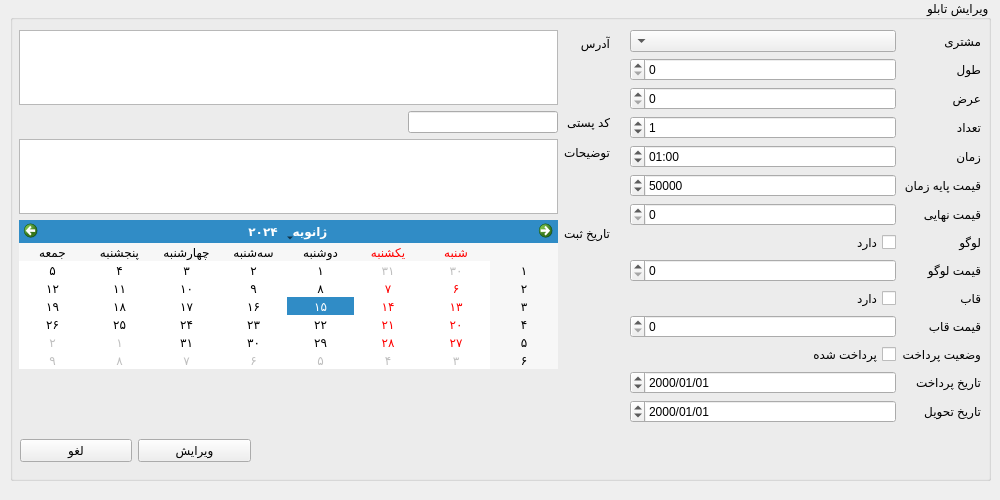
<?xml version="1.0" encoding="UTF-8"?>
<ui version="4.0">
 <class>Form</class>
 <widget class="QWidget" name="Form">
  <property name="geometry">
   <rect>
    <x>0</x>
    <y>0</y>
    <width>1000</width>
    <height>500</height>
   </rect>
  </property>
  <property name="windowTitle">
   <string>Form</string>
  </property>
  <property name="layoutDirection">
   <enum>Qt::RightToLeft</enum>
  </property>
  <widget class="QGroupBox" name="groupBox">
   <property name="geometry">
    <rect>
     <x>10</x>
     <y>0</y>
     <width>981</width>
     <height>481</height>
    </rect>
   </property>
   <property name="title">
    <string>ویرایش تابلو</string>
   </property>
   <widget class="QWidget" name="formLayoutWidget">
    <property name="geometry">
     <rect>
      <x>620</x>
      <y>30</y>
      <width>351</width>
      <height>441</height>
     </rect>
    </property>
    <layout class="QFormLayout" name="formLayout">
     <property name="horizontalSpacing">
      <number>6</number>
     </property>
     <property name="verticalSpacing">
      <number>6</number>
     </property>
     <item row="0" column="0">
      <widget class="QLabel" name="label">
       <property name="text">
        <string>مشتری</string>
       </property>
      </widget>
     </item>
     <item row="0" column="1">
      <widget class="QComboBox" name="person_input"/>
     </item>
     <item row="1" column="0">
      <widget class="QLabel" name="label_2">
       <property name="text">
        <string>طول</string>
       </property>
      </widget>
     </item>
     <item row="1" column="1">
      <widget class="QSpinBox" name="width_size_input"/>
     </item>
     <item row="2" column="0">
      <widget class="QLabel" name="label_10">
       <property name="text">
        <string>عرض</string>
       </property>
      </widget>
     </item>
     <item row="2" column="1">
      <widget class="QSpinBox" name="height_size_input"/>
     </item>
     <item row="3" column="0">
      <widget class="QLabel" name="label_4">
       <property name="text">
        <string>تعداد</string>
       </property>
      </widget>
     </item>
     <item row="3" column="1">
      <widget class="QSpinBox" name="count_input">
       <property name="value">
        <number>1</number>
       </property>
      </widget>
     </item>
     <item row="4" column="0">
      <widget class="QLabel" name="label_12">
       <property name="text">
        <string>زمان</string>
       </property>
      </widget>
     </item>
     <item row="4" column="1">
      <widget class="QTimeEdit" name="time_input">
       <property name="readOnly">
        <bool>false</bool>
       </property>
       <property name="displayFormat">
        <string>mm:hh</string>
       </property>
       <property name="time">
        <time>
         <hour>1</hour>
         <minute>0</minute>
         <second>0</second>
        </time>
       </property>
      </widget>
     </item>
     <item row="5" column="0">
      <widget class="QLabel" name="label_14">
       <property name="text">
        <string>قیمت پایه زمان</string>
       </property>
      </widget>
     </item>
     <item row="5" column="1">
      <widget class="QSpinBox" name="base_time_price_input">
       <property name="maximum">
        <number>9999999</number>
       </property>
       <property name="value">
        <number>50000</number>
       </property>
      </widget>
     </item>
     <item row="6" column="0">
      <widget class="QLabel" name="label_5">
       <property name="text">
        <string>قیمت نهایی</string>
       </property>
      </widget>
     </item>
     <item row="6" column="1">
      <widget class="QSpinBox" name="final_price_input">
       <property name="maximum">
        <number>9999999</number>
       </property>
      </widget>
     </item>
     <item row="7" column="0">
      <widget class="QLabel" name="label_3">
       <property name="text">
        <string>لوگو</string>
       </property>
      </widget>
     </item>
     <item row="7" column="1">
      <widget class="QCheckBox" name="has_logo_input">
       <property name="text">
        <string>دارد</string>
       </property>
      </widget>
     </item>
     <item row="8" column="0">
      <widget class="QLabel" name="label_15">
       <property name="text">
        <string>قیمت لوگو</string>
       </property>
      </widget>
     </item>
     <item row="8" column="1">
      <widget class="QSpinBox" name="logo_price_input">
       <property name="maximum">
        <number>9999999</number>
       </property>
      </widget>
     </item>
     <item row="9" column="0">
      <widget class="QLabel" name="label_11">
       <property name="text">
        <string>قاب</string>
       </property>
      </widget>
     </item>
     <item row="9" column="1">
      <widget class="QCheckBox" name="has_panel_input">
       <property name="text">
        <string>دارد</string>
       </property>
      </widget>
     </item>
     <item row="10" column="0">
      <widget class="QLabel" name="label_16">
       <property name="text">
        <string>قیمت قاب</string>
       </property>
      </widget>
     </item>
     <item row="10" column="1">
      <widget class="QSpinBox" name="panel_price_input">
       <property name="maximum">
        <number>999999</number>
       </property>
      </widget>
     </item>
     <item row="11" column="0">
      <widget class="QLabel" name="label_6">
       <property name="text">
        <string>وضعیت پرداخت</string>
       </property>
      </widget>
     </item>
     <item row="11" column="1">
      <widget class="QCheckBox" name="is_paid_input">
       <property name="text">
        <string>پرداخت شده</string>
       </property>
      </widget>
     </item>
     <item row="12" column="0">
      <widget class="QLabel" name="label_17">
       <property name="text">
        <string>تاریخ پرداخت</string>
       </property>
      </widget>
     </item>
     <item row="13" column="0">
      <widget class="QLabel" name="label_18">
       <property name="text">
        <string>تاریخ تحویل</string>
       </property>
      </widget>
     </item>
     <item row="12" column="1">
      <widget class="QDateEdit" name="date_paid_input">
       <property name="displayFormat">
        <string>MM/dd/yyyy</string>
       </property>
      </widget>
     </item>
     <item row="13" column="1">
      <widget class="QDateEdit" name="delivery_date_input">
       <property name="displayFormat">
        <string>MM/dd/yyyy</string>
       </property>
      </widget>
     </item>
    </layout>
   </widget>
   <widget class="QWidget" name="horizontalLayoutWidget">
    <property name="geometry">
     <rect>
      <x>10</x>
      <y>430</y>
      <width>231</width>
      <height>41</height>
     </rect>
    </property>
    <layout class="QHBoxLayout" name="horizontalLayout">
     <item>
      <widget class="QPushButton" name="edit_btn">
       <property name="text">
        <string>ویرایش</string>
       </property>
      </widget>
     </item>
     <item>
      <widget class="QPushButton" name="cancel_btn">
       <property name="text">
        <string>لغو</string>
       </property>
      </widget>
     </item>
    </layout>
   </widget>
   <widget class="QWidget" name="formLayoutWidget_2">
    <property name="geometry">
     <rect>
      <x>9</x>
      <y>30</y>
      <width>591</width>
      <height>339</height>
     </rect>
    </property>
    <layout class="QFormLayout" name="formLayout_2">
     <item row="0" column="0">
      <widget class="QLabel" name="label_8">
       <property name="text">
        <string>آدرس</string>
       </property>
      </widget>
     </item>
     <item row="0" column="1">
      <widget class="QTextEdit" name="adderess_input"/>
     </item>
     <item row="1" column="0">
      <widget class="QLabel" name="label_9">
       <property name="text">
        <string>کد پستی</string>
       </property>
      </widget>
     </item>
     <item row="1" column="1">
      <widget class="QLineEdit" name="zip_code_input">
       <property name="maximumSize">
        <size>
         <width>150</width>
         <height>16777215</height>
        </size>
       </property>
       <property name="maxLength">
        <number>10</number>
       </property>
      </widget>
     </item>
     <item row="3" column="0">
      <widget class="QLabel" name="label_7">
       <property name="text">
        <string>تاریخ ثبت</string>
       </property>
      </widget>
     </item>
     <item row="3" column="1">
      <widget class="QCalendarWidget" name="created_date_input">
       <property name="locale">
        <locale language="Persian" country="Iran"/>
       </property>
      </widget>
     </item>
     <item row="2" column="0">
      <widget class="QLabel" name="label_13">
       <property name="text">
        <string>توضیحات</string>
       </property>
      </widget>
     </item>
     <item row="2" column="1">
      <widget class="QTextEdit" name="description_input"/>
     </item>
    </layout>
   </widget>
  </widget>
 </widget>
 <tabstops>
  <tabstop>person_input</tabstop>
  <tabstop>width_size_input</tabstop>
  <tabstop>height_size_input</tabstop>
  <tabstop>count_input</tabstop>
  <tabstop>time_input</tabstop>
  <tabstop>base_time_price_input</tabstop>
  <tabstop>final_price_input</tabstop>
  <tabstop>has_logo_input</tabstop>
  <tabstop>logo_price_input</tabstop>
  <tabstop>has_panel_input</tabstop>
  <tabstop>panel_price_input</tabstop>
  <tabstop>is_paid_input</tabstop>
  <tabstop>date_paid_input</tabstop>
  <tabstop>delivery_date_input</tabstop>
  <tabstop>adderess_input</tabstop>
  <tabstop>zip_code_input</tabstop>
  <tabstop>description_input</tabstop>
  <tabstop>created_date_input</tabstop>
  <tabstop>edit_btn</tabstop>
  <tabstop>cancel_btn</tabstop>
 </tabstops>
 <resources/>
 <connections/>
</ui>
